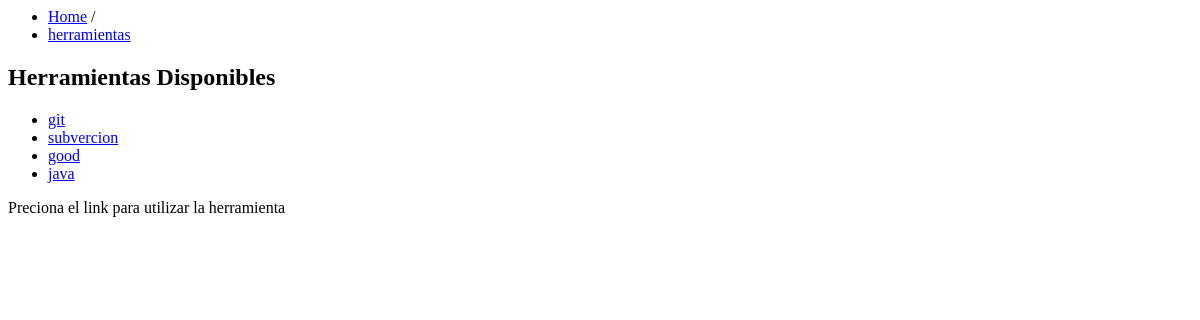
The page /listado/ (signed in) on the database as committed earlier.
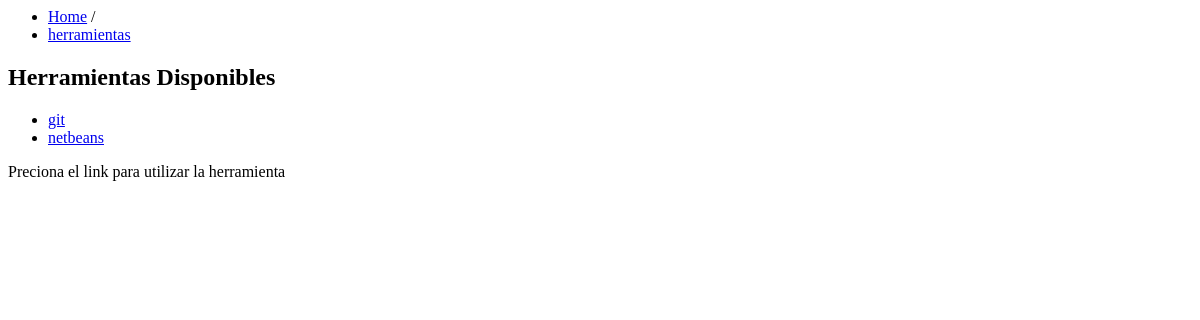
The same page on the database as committed later.
### tunasoft/apps/herramientas/models.py (models this page shows, shortened)
class herramienta(models.Model):
	nombre	= models.CharField(max_length=50)
	url		= models.URLField()
	status	= models.BooleanField(default=True)

### tunasoft/apps/herramientas/views.py (the view)
# urls.py: url(r'^listado/$','listado_view',name='vista_Listado'),
@login_required(login_url='/login/')
def listado_view(request):
	herramientas = herramienta.objects.filter(status=True)
	ctx = {'herramientas':herramientas}
	return render_to_response('herramientas/listado.html', ctx, context_instance=RequestContext(request))

### tunasoft/apps/home/context_processors.py (called while the page is built)
def login_form(request):
	return {
		'login_form' : LoginForm()
	}

### tunasoft/Templates/herramientas/listado.html
<div>
	<ul class="breadcrumb">
		<li>
			<a href="#">Home</a> <span class="divider">/</span>
		</li>
		<li>
			<a href="#">herramientas</a>
		</li>
	</ul>
</div>
	<h2>Herramientas Disponibles</h2>
	{% if herramientas %}
	<ul>
		{% for h in herramientas %}
			<li><a href="{{h.url}}">{{h.nombre}}</a></li>
		{% endfor %}
	</ul>
    <p>Preciona el link para utilizar la herramienta</p>
	{% else %}
		<h2>No hay Herramientas Activas</h2>
	{% endif %}

Rows that differ between the two databases and show on the page:
removed herramienta: nombre "subvercion"
removed herramienta: nombre "good"
removed herramienta: nombre "java"
added herramienta: nombre "netbeans"
